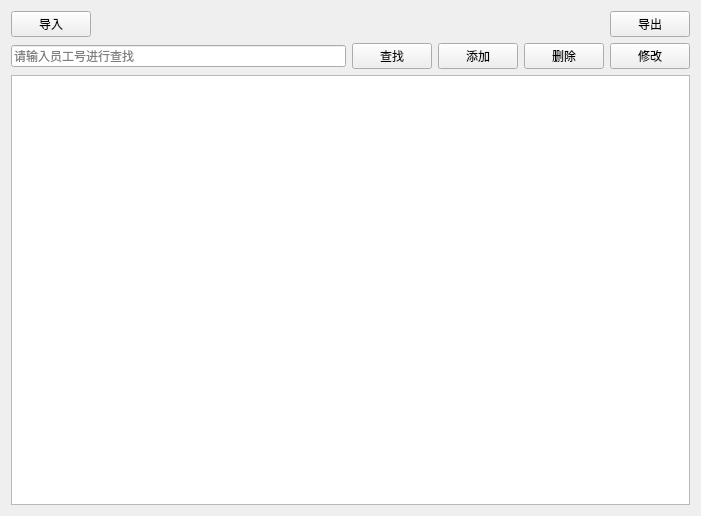
<?xml version="1.0" encoding="UTF-8"?>
<ui version="4.0">
 <class>DoctorView</class>
 <widget class="QWidget" name="DoctorView">
  <property name="geometry">
   <rect>
    <x>0</x>
    <y>0</y>
    <width>701</width>
    <height>516</height>
   </rect>
  </property>
  <property name="windowTitle">
   <string>医生管理</string>
  </property>
  <layout class="QVBoxLayout" name="verticalLayout">
   <item>
    <layout class="QHBoxLayout" name="horizontalLayout_2">
     <item>
      <widget class="QPushButton" name="btImport">
       <property name="text">
        <string>导入</string>
       </property>
      </widget>
     </item>
     <item>
      <spacer name="horizontalSpacer">
       <property name="orientation">
        <enum>Qt::Orientation::Horizontal</enum>
       </property>
       <property name="sizeHint" stdset="0">
        <size>
         <width>40</width>
         <height>20</height>
        </size>
       </property>
      </spacer>
     </item>
     <item>
      <widget class="QPushButton" name="btExport">
       <property name="text">
        <string>导出</string>
       </property>
      </widget>
     </item>
    </layout>
   </item>
   <item>
    <layout class="QHBoxLayout" name="horizontalLayout">
     <item>
      <widget class="QLineEdit" name="txtSearch">
       <property name="placeholderText">
        <string>请输入员工号进行查找</string>
       </property>
      </widget>
     </item>
     <item>
      <widget class="QPushButton" name="btSearch">
       <property name="text">
        <string>查找</string>
       </property>
       <property name="icon">
        <iconset resource="lab3.qrc">
         <normaloff>:/image/search.png</normaloff>:/image/search.png</iconset>
       </property>
      </widget>
     </item>
     <item>
      <widget class="QPushButton" name="btAdd">
       <property name="text">
        <string>添加</string>
       </property>
       <property name="icon">
        <iconset resource="lab3.qrc">
         <normaloff>:/image/new.png</normaloff>:/image/new.png</iconset>
       </property>
      </widget>
     </item>
     <item>
      <widget class="QPushButton" name="btDelet">
       <property name="text">
        <string>删除</string>
       </property>
       <property name="icon">
        <iconset resource="lab3.qrc">
         <normaloff>:/image/delet.png</normaloff>:/image/delet.png</iconset>
       </property>
      </widget>
     </item>
     <item>
      <widget class="QPushButton" name="btEdit">
       <property name="text">
        <string>修改</string>
       </property>
       <property name="icon">
        <iconset resource="lab3.qrc">
         <normaloff>:/image/edit.png</normaloff>:/image/edit.png</iconset>
       </property>
      </widget>
     </item>
    </layout>
   </item>
   <item>
    <widget class="QTableView" name="tableView"/>
   </item>
  </layout>
 </widget>
 <resources>
  <include location="lab3.qrc"/>
 </resources>
 <connections/>
</ui>
